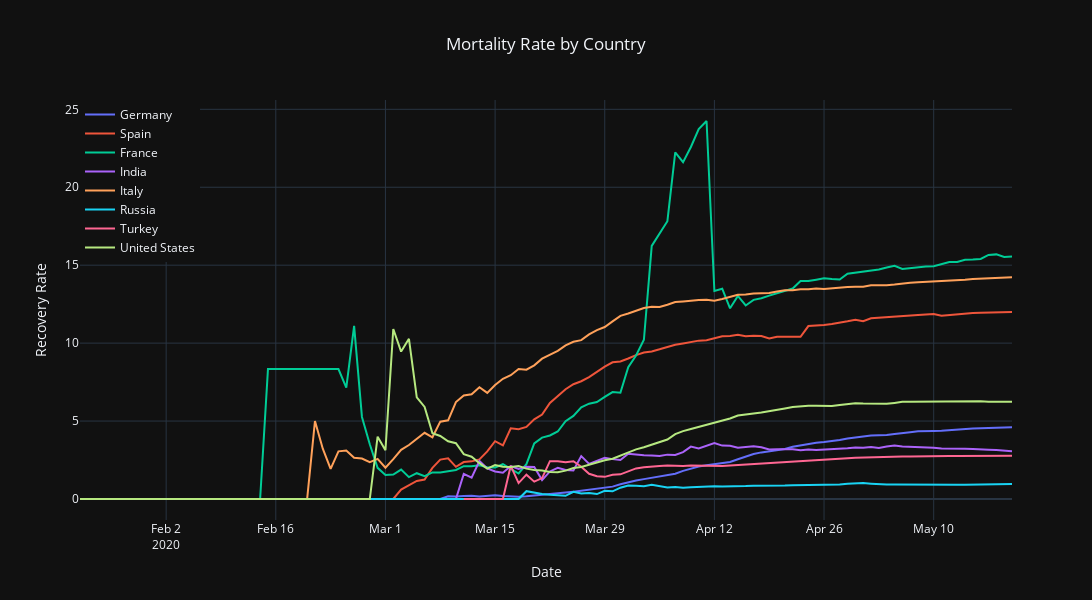

Source (notebook cell):
### Code cell
fig = go.Figure()

fig.add_trace(
    go.Scatter(x=data_de_period.index, y=get_mortality_rate(data_de_period), name="Germany")
)
fig.add_trace(
    go.Scatter(x=data_es_period.index, y=get_mortality_rate(data_es_period), name="Spain")
)
fig.add_trace(
    go.Scatter(x=data_fr_period.index, y=get_mortality_rate(data_fr_period), name="France")
)
fig.add_trace(
    go.Scatter(x=data_in_period.index, y=get_mortality_rate(data_in_period), name="India")
)
fig.add_trace(
    go.Scatter(x=data_it_period.index, y=get_mortality_rate(data_it_period), name="Italy")
)
fig.add_trace(
    go.Scatter(x=data_ru_period.index, y=get_mortality_rate(data_ru_period), name="Russia")
)
fig.add_trace(
    go.Scatter(x=data_tr_period.index, y=get_mortality_rate(data_tr_period), name="Turkey")
)
fig.add_trace(
    go.Scatter(x=data_us_period.index, y=get_mortality_rate(data_us_period), name="United States")
)

fig.update_layout(title="Mortality Rate by Country", title_x=0.5, width=1700, height=600, legend=dict(x=0, y=1, traceorder="normal"))
fig.update_xaxes(title_text="Date")
fig.update_yaxes(title_text="Recovery Rate")

fig.show()
